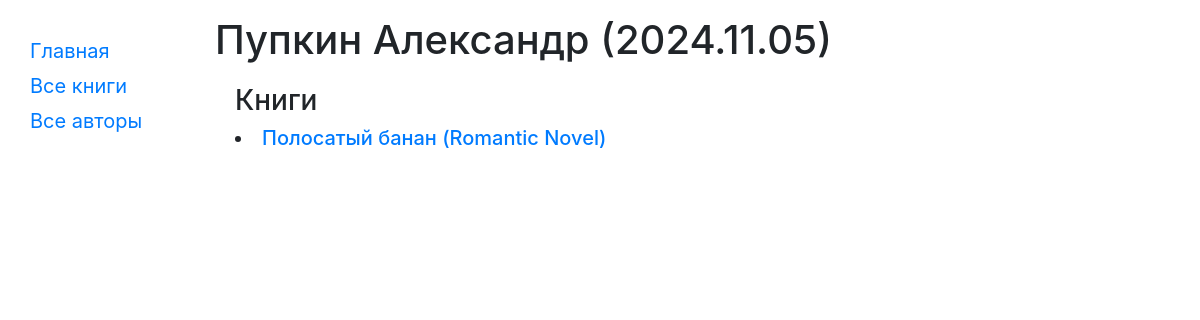
Before: /catalog/author/1 with the older database file.
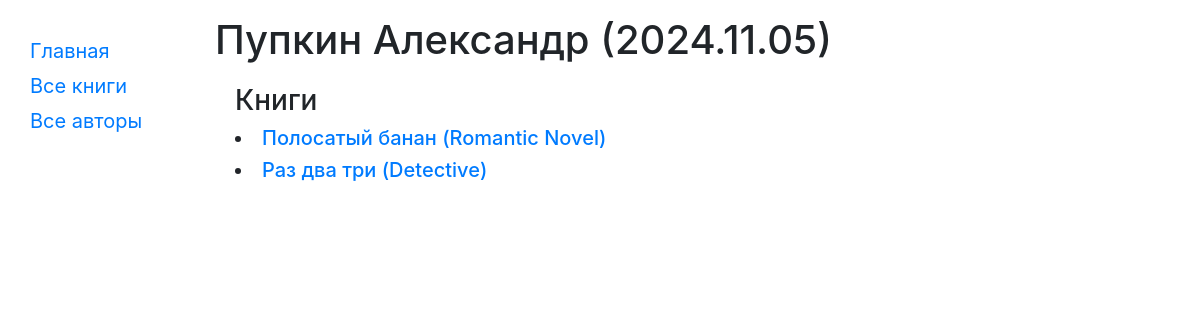
After: the same page with the newer database file.
### catalog/models.py (models this page shows, shortened)
class Book(models.Model):
    title = models.CharField(max_length=200)
    author = models.ForeignKey('Author', on_delete=models.SET_NULL, null=True)
    summary = models.TextField(max_length=1000, help_text="Enter a brief description of the book")
    isbn = models.CharField('ISBN',max_length=13, help_text='13 Character <a href="https://www.isbn-international.org/content/what-isbn">ISBN number</a>')
    genre = models.ManyToManyField(Genre, help_text="Select a genre for this book")
    def get_absolute_url(self):
        return reverse('book-detail', args=[str(self.id)])
    def display_genre(self):
        return ', '.join([genre.name for genre in self.genre.all()[:3]])
    display_genre.short_description = 'Genre'

class Genre(models.Model):
    name = models.CharField(max_length=200, help_text="Enter a book genre (e.g. Science Fiction, French Poetry etc.)")

### catalog/views.py (the view)
# urls.py: url(r'^author/(?P<pk>\d+)$', views.AuthorDetailView.as_view(), name='author-detail'),
class AuthorDetailView(generic.DetailView):
    model = Author

### catalog/models.py (called while the page is built)
    def __str__(self):
        return f'{self.last_name} {self.first_name}'

    def life_period(self):
        return '.'.join((str(self.date_of_birth)).split('-')) + (' - ' + '.'.join((str(self.date_of_death)).split('-')) if self.date_of_death else '')

### catalog/templates/catalog/author_detail.html
{% extends "base_generic.html" %}
{% block content %}
  <h1>{{ author }} ({{ author.life_period }})</h1>
  <div style="margin-left:20px;margin-top:20px">
    <h3>Книги</h3>
    {% for book in author.book_set.all %}
    <li class="h5">
      <a href="{{ book.get_absolute_url }}">{{ book.title }} ({{book.display_genre}})</a>
    </li>
    {% endfor %}
  </div>
{% endblock %}

Changed rows visible on the page:
added Book: title "Раз два три", display_genre "Detective"
